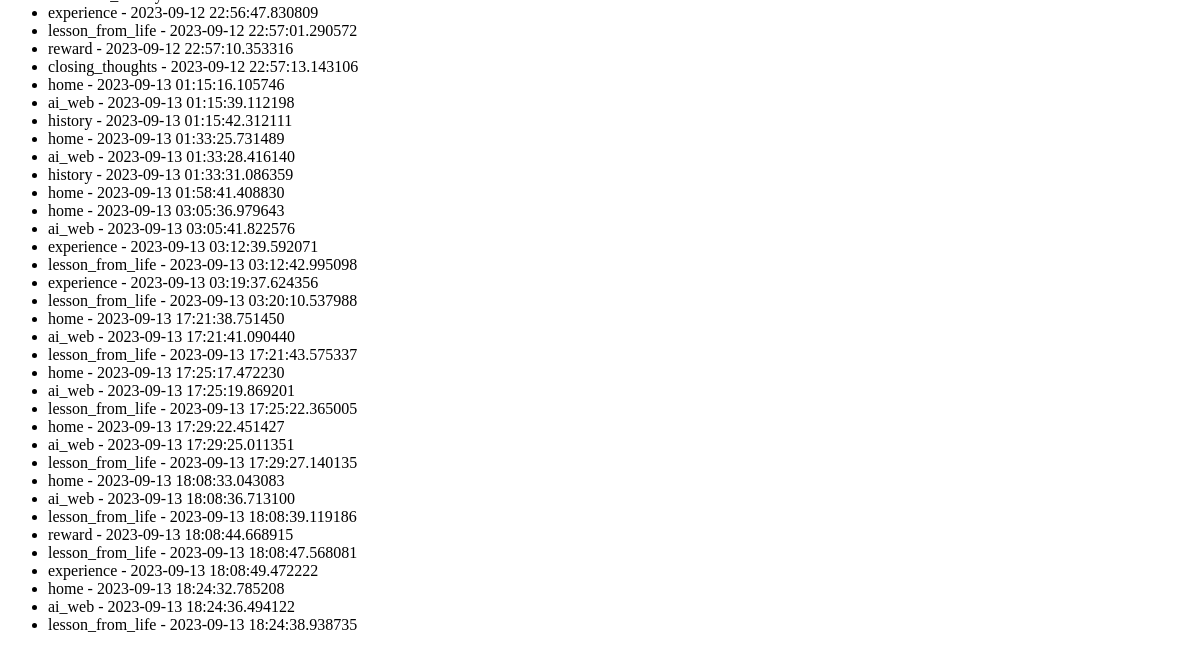
Before: /view_visits (lower part) with the older database file.
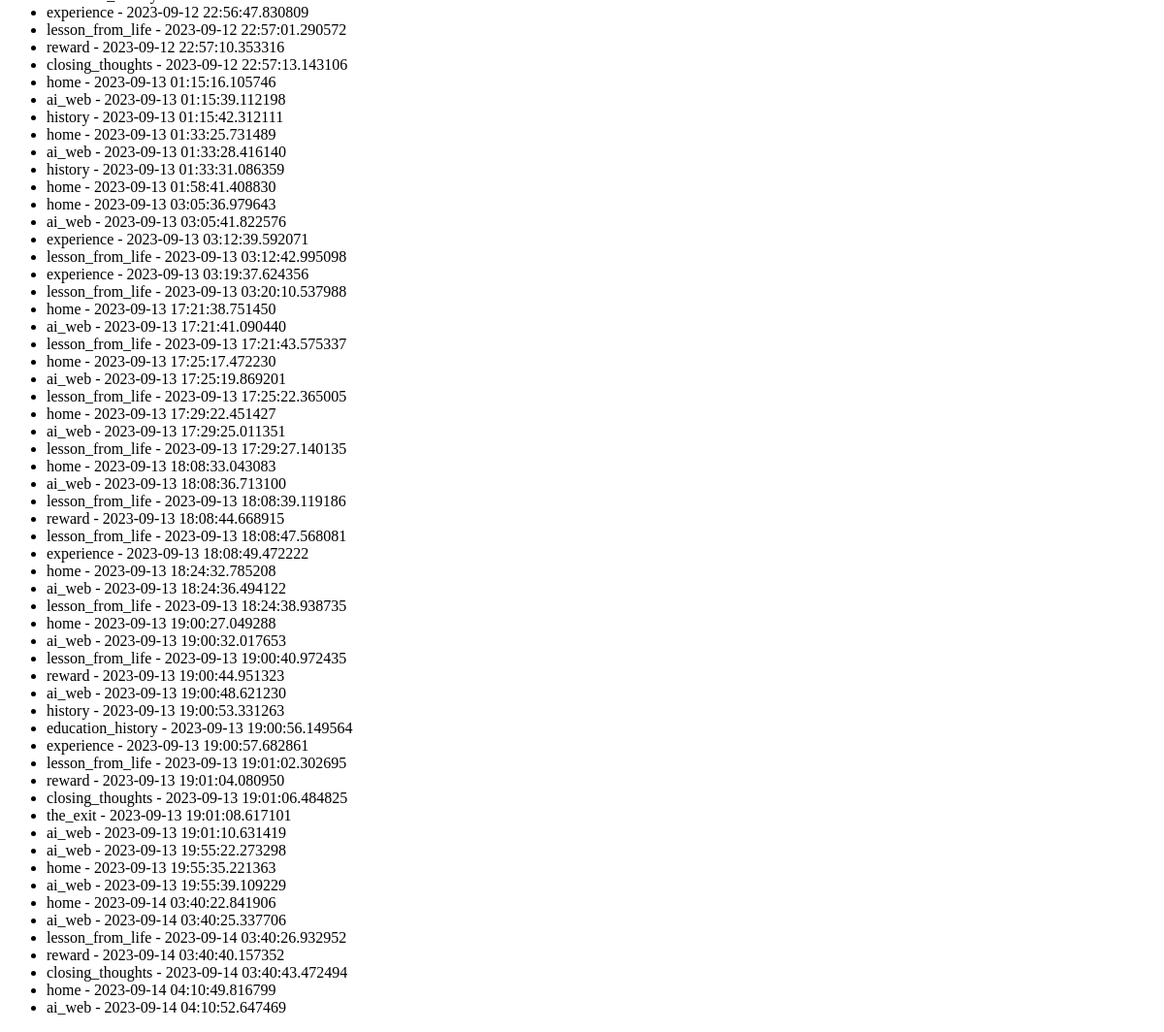
After: the same page with the newer database file.
### app.py (models this page shows)
class Visit(db.Model):
    id = db.Column(db.Integer, primary_key=True)
    timestamp = db.Column(db.DateTime, nullable=False, default=datetime.utcnow)
    page_name = db.Column(db.String(100), nullable=False)

### app.py (the view)
@app.route('/view_visits')
def view_visits():
    visits = Visit.query.all()
    return render_template('view_visits.html', visits=visits)

### templates/view_visits.html (shortened to what this page needs)
<!DOCTYPE html>
<html lang="en">
<head>
</head>
<body>
    <ul>
        {% for visit in visits %}
            <li>{{ visit.page_name }} - {{ visit.timestamp }}</li>
        {% endfor %}
    </ul>
</body>
</html>

Changed rows visible on the page:
added Visit: page_name "home", timestamp "2023-09-13 19:00:27.049288"
added Visit: page_name "ai_web", timestamp "2023-09-13 19:00:32.017653"
added Visit: page_name "lesson_from_life", timestamp "2023-09-13 19:00:40.972435"
added Visit: page_name "reward", timestamp "2023-09-13 19:00:44.951323"
added Visit: page_name "ai_web", timestamp "2023-09-13 19:00:48.621230"
added Visit: page_name "history", timestamp "2023-09-13 19:00:53.331263"
added Visit: page_name "education_history", timestamp "2023-09-13 19:00:56.149564"
added Visit: page_name "experience", timestamp "2023-09-13 19:00:57.682861"
added Visit: page_name "lesson_from_life", timestamp "2023-09-13 19:01:02.302695"
added Visit: page_name "reward", timestamp "2023-09-13 19:01:04.080950"
added Visit: page_name "closing_thoughts", timestamp "2023-09-13 19:01:06.484825"
added Visit: page_name "the_exit", timestamp "2023-09-13 19:01:08.617101"
added Visit: page_name "ai_web", timestamp "2023-09-13 19:01:10.631419"
added Visit: page_name "ai_web", timestamp "2023-09-13 19:55:22.273298"
added Visit: page_name "home", timestamp "2023-09-13 19:55:35.221363"
added Visit: page_name "ai_web", timestamp "2023-09-13 19:55:39.109229"
added Visit: page_name "home", timestamp "2023-09-14 03:40:22.841906"
added Visit: page_name "ai_web", timestamp "2023-09-14 03:40:25.337706"
added Visit: page_name "lesson_from_life", timestamp "2023-09-14 03:40:26.932952"
added Visit: page_name "reward", timestamp "2023-09-14 03:40:40.157352"
added Visit: page_name "closing_thoughts", timestamp "2023-09-14 03:40:43.472494"
added Visit: page_name "home", timestamp "2023-09-14 04:10:49.816799"
added Visit: page_name "ai_web", timestamp "2023-09-14 04:10:52.647469"
